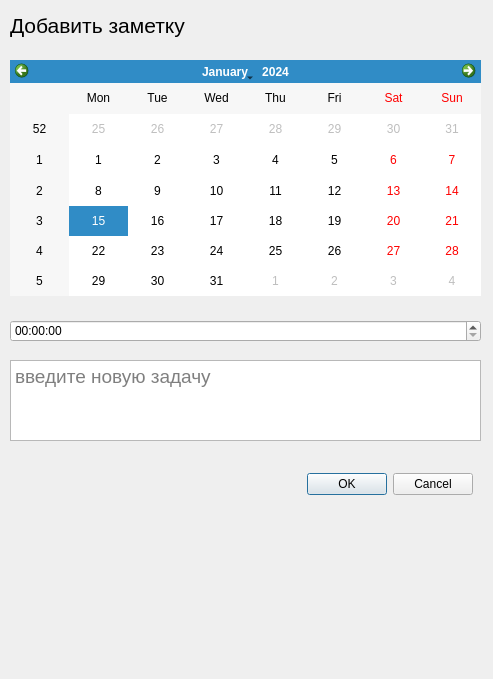
<?xml version="1.0" encoding="UTF-8"?>
<ui version="4.0">
 <class>Form</class>
 <widget class="QWidget" name="Form">
  <property name="geometry">
   <rect>
    <x>0</x>
    <y>0</y>
    <width>493</width>
    <height>679</height>
   </rect>
  </property>
  <property name="windowTitle">
   <string>Form</string>
  </property>
  <widget class="QTextEdit" name="textEdit">
   <property name="geometry">
    <rect>
     <x>10</x>
     <y>360</y>
     <width>471</width>
     <height>81</height>
    </rect>
   </property>
   <property name="font">
    <font>
     <pointsize>14</pointsize>
    </font>
   </property>
   <property name="readOnly">
    <bool>false</bool>
   </property>
   <property name="overwriteMode">
    <bool>false</bool>
   </property>
   <property name="placeholderText">
    <string>введите новую задачу</string>
   </property>
  </widget>
  <widget class="QDialogButtonBox" name="buttonBox">
   <property name="geometry">
    <rect>
     <x>280</x>
     <y>470</y>
     <width>193</width>
     <height>28</height>
    </rect>
   </property>
   <property name="standardButtons">
    <set>QDialogButtonBox::Cancel|QDialogButtonBox::Ok</set>
   </property>
  </widget>
  <widget class="QLabel" name="labelNewTask">
   <property name="geometry">
    <rect>
     <x>10</x>
     <y>10</y>
     <width>241</width>
     <height>31</height>
    </rect>
   </property>
   <property name="font">
    <font>
     <pointsize>16</pointsize>
    </font>
   </property>
   <property name="layoutDirection">
    <enum>Qt::LeftToRight</enum>
   </property>
   <property name="text">
    <string>Добавить заметку</string>
   </property>
  </widget>
  <widget class="QCalendarWidget" name="calendarWidget">
   <property name="geometry">
    <rect>
     <x>10</x>
     <y>60</y>
     <width>471</width>
     <height>236</height>
    </rect>
   </property>
  </widget>
  <widget class="QTimeEdit" name="timeEdit">
   <property name="geometry">
    <rect>
     <x>10</x>
     <y>320</y>
     <width>471</width>
     <height>22</height>
    </rect>
   </property>
  </widget>
 </widget>
 <resources/>
 <connections/>
</ui>
